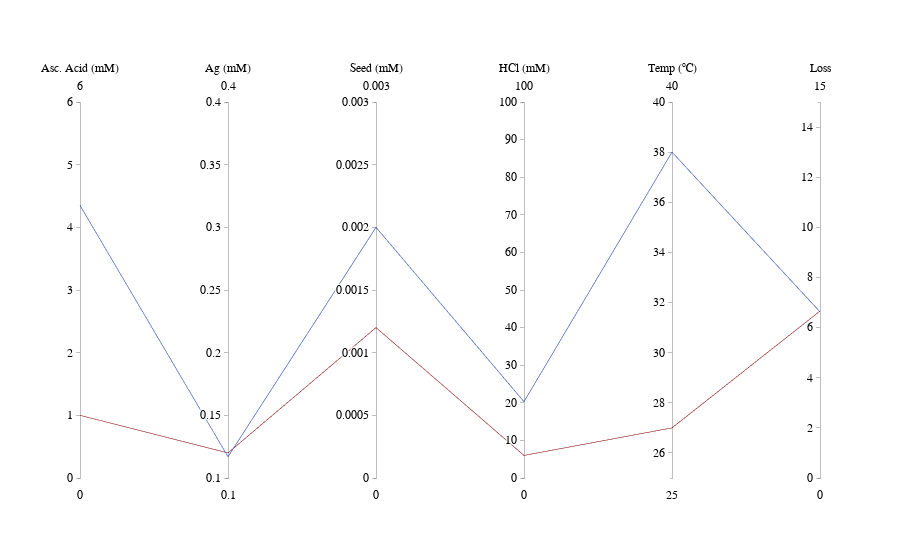

Notebook cell for this chart:
### Code cell
import plotly.graph_objects as go
import plotly.express as px
import plotly.io as pio
import matplotlib.pyplot as plt
from PIL import Image
import io  

fig = go.Figure(data=go.Parcoords(
    line=dict(
        color=df['loss'],
        colorscale=[[0, 'firebrick'], [1, 'royalblue']]
    ),
    dimensions=list([
        dict(range=[0, 6], label='Asc. Acid (mM)', values=[1, 4.35]),
        dict(range=[0.1, 0.4], label='Ag (mM)', values=[0.12, 0.117]),
        dict(range=[0, 0.003], label='Seed (mM)', values=[0.0012, 0.002]),
        dict(range=[0, 100], label='HCl (mM)', values=[6, 20.3]),
        dict(range=[25, 40], label='Temp (℃)', values=[27, 38]),
        dict(range=[0, 15], label='Loss', values=[6.66, 6.63]),
    ]),
))

# Increase the text size
fig.update_layout(
    font=dict(
        size=14,  # Increase the text size
        family='Arial',
        color='black'
    )
)

fig.show()

# Constants factors
marginInches = 1/18
ppi = 96
width_inches = 5.9
height_inches = 3

# Save the plot as an image with specified dimensions and DPI
fig.write_image(os.path.join(RESULT_DIR_PATH, 'Fig_2a.svg'), width=(width_inches - marginInches)*ppi, height=(height_inches  - marginInches)*ppi)

### Figure 1 — Plotly figure (JSON) as saved in the notebook; plotly's stock layout.template omitted (floating-point values rounded to 4 significant figures)
{"data": [{"dimensions": [{"label": "Asc. Acid (mM)", "range": [0, 6], "values": [1, 4.35]}, {"label": "Ag (mM)", "range": [0.1, 0.4], "values": [0.12, 0.117]}, {"label": "Seed (mM)", "range": [0, 0.003], "values": [0.0012, 0.002]}, {"label": "HCl (mM)", "range": [0, 100], "values": [6, 20.3]}, {"label": "Temp (℃)", "range": [25, 40], "values": [27, 38]}, {"label": "Loss", "range": [0, 15], "values": [6.66, 6.63]}], "line": {"color": [6.05, 6.96], "colorscale": [[0, "firebrick"], [1, "royalblue"]]}, "type": "parcoords"}], "layout": {"autosize": true, "font": {"color": "black", "family": "Arial", "size": 14}}}
